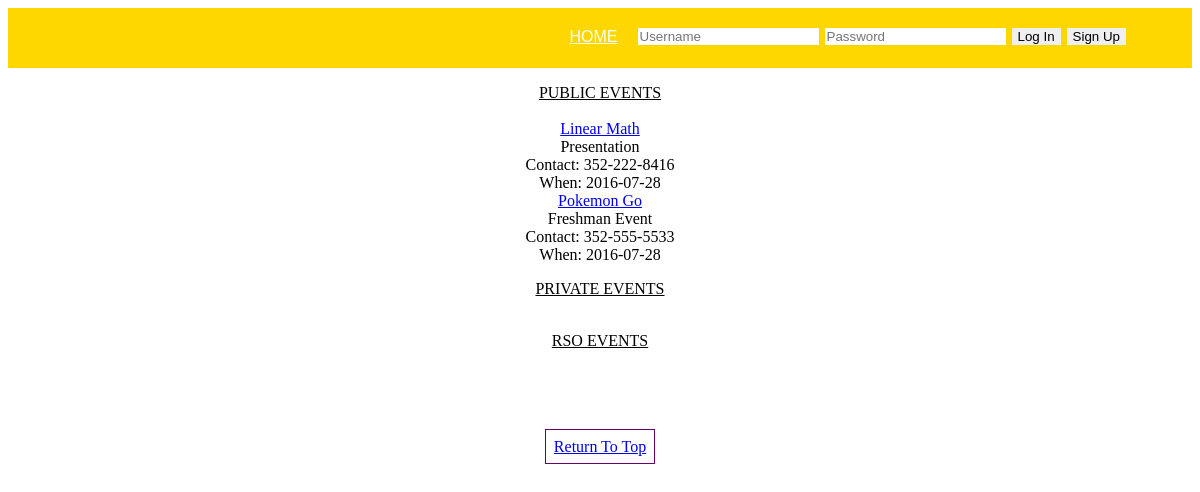
Page /viewEvents.php on the committed database.
### tables this page shows
CREATE TABLE `my_event` (
  `evt_id` int(11) NOT NULL,
  `evt_time` time NOT NULL,
  `evt_comment` text NOT NULL,
  `evt_date` date NOT NULL,
  `evt_contact` varchar(15) NOT NULL,
  `evt_name` varchar(50) NOT NULL,
  `evt_description` varchar(50) DEFAULT NULL,
  `location` varchar(50) NOT NULL
);

### viewEvents.php (the view, shortened to what this page needs)
<?php
	include ("header.php");
	function listPublicEvents() {
		include "dbhandler.php";
		try
		{
			$dbh = new PDO("mysql:host=$server;dbname=$db_name", $user, $pass);
			$dbh->setAttribute(PDO::ATTR_ERRMODE, PDO::ERRMODE_EXCEPTION);
			$stmt = $dbh->prepare("SELECT e.evt_name, e.evt_description, e.evt_date, e.evt_contact, e.evt_id FROM my_event e, public p WHERE e.evt_id = p.evt_id");
			$stmt->execute();
			while($row = $stmt->fetch(PDO::FETCH_ASSOC)){
				$evt_id = $row['evt_id'];
				echo "<a href='events.php?evt_id=$evt_id'>" . $row['evt_name'] . "</a><br>" . $row['evt_description'] . "<br>" . "Contact: " . $row['evt_contact'] . "<br>" . "When: " . $row['evt_date'] . "<br>";
			}
		}
		catch(Exception $e){
			echo 'We are unable to process your request. Please try again later';
		}
	}
?>
	<center><p class="body"><U>PUBLIC EVENTS</U>
	<br><br>
		<?php
			if(isset($_SESSION['user_id']) && $_SESSION['user_priv'] == 3){
				listPublicEvents();
			}
			elseif(!isset($_SESSION['user_id'])){
				listPublicEvents();
			}
		?>
	<div id="page">
	<center><p class="body"> <U>PRIVATE EVENTS</U>
	<br><br>
	</p>
		<center><p class="body"> <U>RSO EVENTS</U>
		<br><br>
	</p>
		<br>
		<br><br><center><div class="logo"><a href="viewEvents.php" style="border:1.5px;
		border-style:solid; border-color:#660066; padding: .5em;">Return To Top</a></div></center>
		<br>
		</p>
</body>

### rows in the picture
my_event: evt_name "Linear Math", evt_description "Presentation", evt_contact "352-222-8416", evt_date "2016-07-28"
my_event: evt_name "Pokemon Go", evt_description "Freshman Event", evt_contact "352-555-5533", evt_date "2016-07-28"
